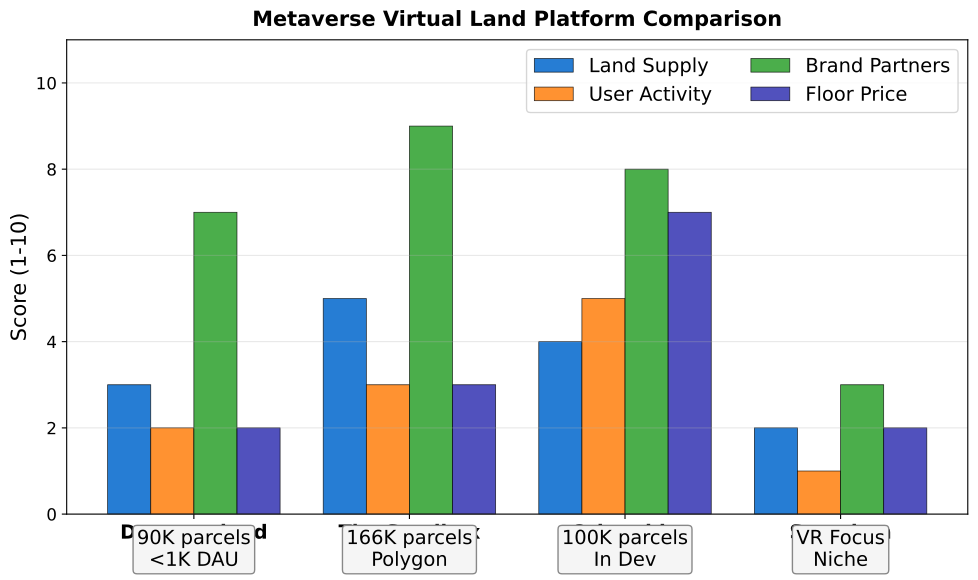

Generate this figure with Python:
"""
Metaverse Virtual Land Comparison
Comparing major metaverse platforms
"""

import matplotlib.pyplot as plt
import numpy as np
from pathlib import Path

CHART_METADATA = {
    'title': 'Metaverse Land Comparison',
    'url': 'https://github.com/Digital-AI-Finance/Blockchain_Crypto/tree/main/Module_C_NFTs_Digital_Assets/L26_Gaming_NFTs_Metaverse/charts/03_metaverse_land_comparison'
}

plt.rcParams.update({
    'font.size': 14,
    'axes.labelsize': 14,
    'axes.titlesize': 16,
    'xtick.labelsize': 12,
    'ytick.labelsize': 12,
    'legend.fontsize': 12,
    'figure.figsize': (10, 6),
    'figure.dpi': 150
})

MLPURPLE = '#3333B2'
MLBLUE = '#0066CC'
MLORANGE = '#FF7F0E'
MLGREEN = '#2CA02C'
MLRED = '#D62728'

fig, ax = plt.subplots(figsize=(10, 6))

# Platforms and metrics (normalized 1-10)
platforms = ['Decentraland', 'The Sandbox', 'Otherside\n(Yuga)', 'Somnium\nSpace']
metrics = {
    'Land Supply': [3, 5, 4, 2],           # Lower = more scarce
    'User Activity': [2, 3, 5, 1],          # Daily active users
    'Brand Partners': [7, 9, 8, 3],         # Major brand presence
    'Floor Price': [2, 3, 7, 2],            # Current value retention
}

x = np.arange(len(platforms))
width = 0.2
colors = [MLBLUE, MLORANGE, MLGREEN, MLPURPLE]

for i, (metric, values) in enumerate(metrics.items()):
    bars = ax.bar(x + i * width - 0.3, values, width, label=metric,
                  color=colors[i], edgecolor='black', linewidth=0.5, alpha=0.85)

ax.set_ylabel('Score (1-10)', fontsize=12)
ax.set_xticks(x)
ax.set_xticklabels(platforms, fontsize=10, fontweight='bold')
ax.set_ylim(0, 11)

ax.legend(loc='upper right', fontsize=9, ncol=2)
ax.grid(True, alpha=0.3, axis='y')

# Platform details
details = ['90K parcels\n<1K DAU', '166K parcels\nPolygon', '100K parcels\nIn Dev', 'VR Focus\nNiche']
for i, detail in enumerate(details):
    ax.text(i, -1.2, detail, ha='center', fontsize=7,
            bbox=dict(boxstyle='round,pad=0.2', facecolor='#F5F5F5', edgecolor='#888'))

ax.set_title('Metaverse Virtual Land Platform Comparison', fontweight='bold', fontsize=15, pad=10)
plt.tight_layout()

output_path = Path(__file__).parent / 'chart.pdf'
plt.savefig(output_path, bbox_inches='tight', dpi=300)
print(f"Chart saved to: {output_path.absolute()}")
plt.close()
